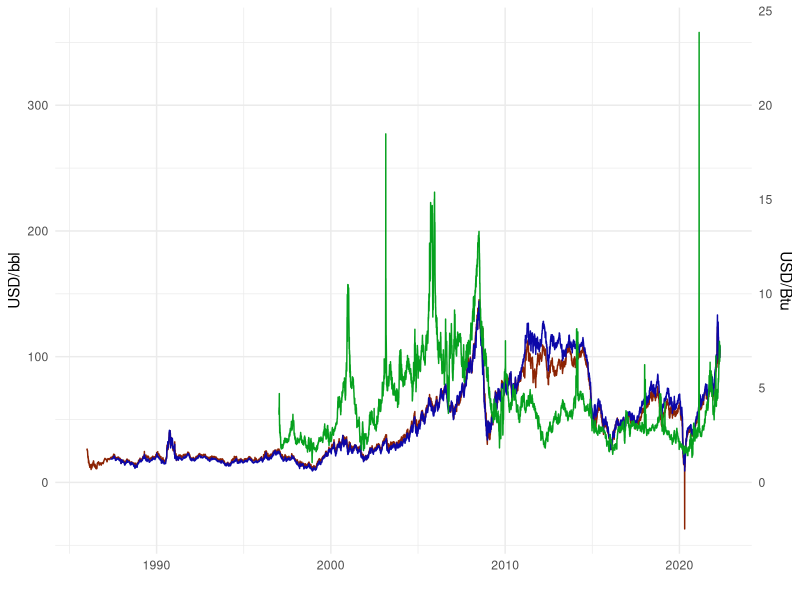

Source code (R):
rm(list=ls())

WTI <- read.csv("../data/WTI.csv", header = F)
names(WTI) <- c("date", "USD")
WTI$date <- as.Date(WTI$date, "%m/%d/%Y")

BRENT <- read.csv("../data/BRENT.csv", header = F)
names(BRENT) <- c("date", "USD")
BRENT$date <- as.Date(BRENT$date, "%m/%d/%Y")

HENRY <- read.csv("../data/NG.csv", header = F)
names(HENRY) <- c("date", "USD")
HENRY$date <- as.Date(HENRY$date, "%m/%d/%Y")
plotC <- 15

library(ggplot2)

p <- ggplot(WTI, aes(x=date, y=USD)) +
  geom_line(data = WTI, color="#8c2303") + 
  geom_line(data = BRENT, color="#0c07a8") +
  geom_line(data = HENRY, mapping = aes(y=USD*plotC), color="#06a11e") +
  xlab("") +
  scale_y_continuous(name = "USD/bbl",
    sec.axis = sec_axis(~./plotC, name="USD/Btu")) +
  theme_minimal()
show(p)
